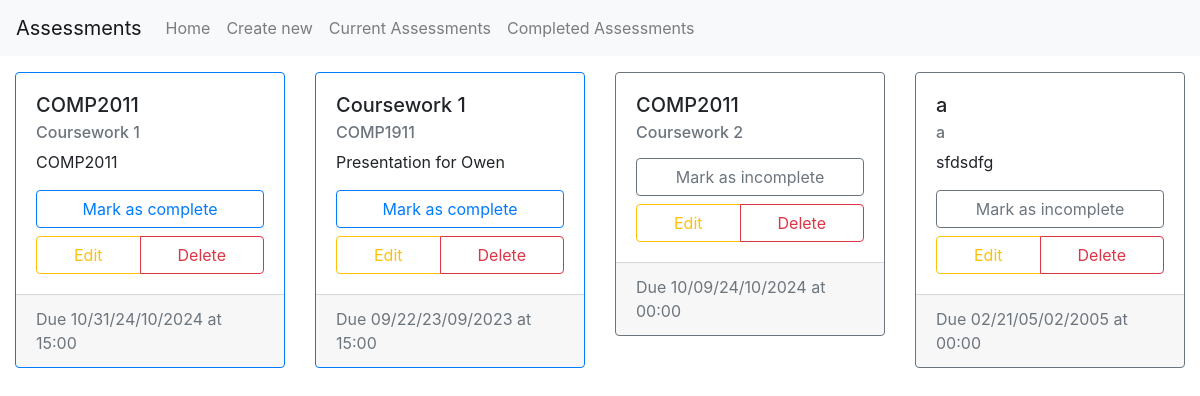
Before: / with the older database file.
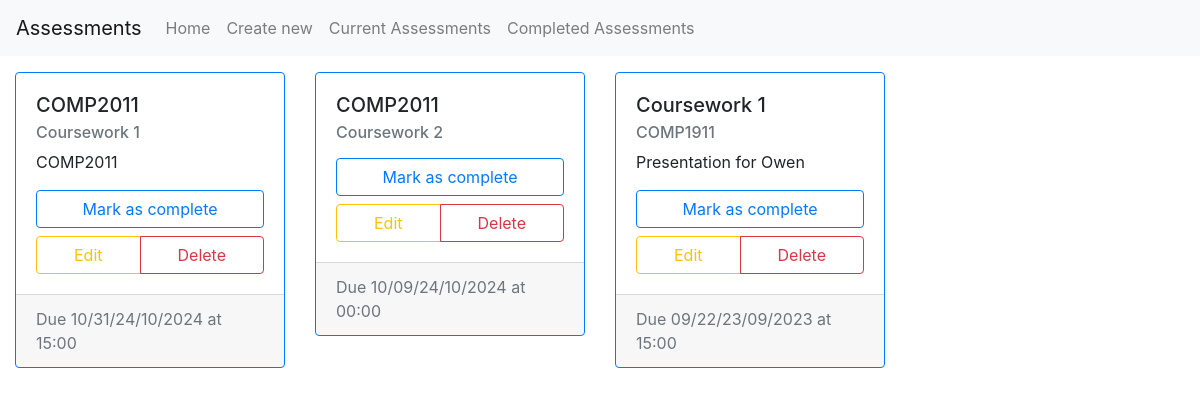
After: the same page with the newer database file.
### app/models.py (models this page shows)
class Assessment(db.Model):
    id = db.Column(db.Integer, primary_key=True)
    title = db.Column(db.String(80), nullable=False)
    module = db.Column(db.String(10), nullable=False)
    deadline = db.Column(db.DateTime)
    description = db.Column(db.String(500))
    completed = db.Column(db.Boolean)

### app/views.py (the view)
@app.route('/', methods=['GET', 'POST'])
def home():
    data = db.session.execute(db.select(Assessment).order_by(Assessment.completed)).all()
    assessments = []
    for assessment in data:
        assessments.append(formatAssessment(assessment[0]))
    if not assessments:
        flash("No assessments to display")
    return render_template("home.html", title="Home", assessments=assessments)

### app/views.py (called while the page is built)
def formatAssessment(assessment):
    return {
            "id": assessment.id,
            "title": assessment.title,
            "module": assessment.module,
            "description": assessment.description,
            "dueDate": assessment.deadline.strftime("%D/%m/%Y"),
            "dueTime": assessment.deadline.strftime("%H:%M"),
            "completed": assessment.completed
        }

### app/templates/home.html (shortened to what this page needs)
{% extends "base.html" %} {% from "card.html" import newCard %} {% block content
%}
<div class="container-fluid">
	<div class="row">
		{% for assessment in assessments %}
		<div class="col col-12 col-sm-6 col-lg-4 col-xl-3 mb-4">
			{{ newCard(assessment) }}
		</div>
		{% endfor %}
	</div>
</div>
{% endblock content %}

### app/templates/base.html (shortened to what this page needs)
<!DOCTYPE html>
<html>
  <head>
    <link
      rel="stylesheet"
      href="https://stackpath.bootstrapcdn.com/bootstrap/4.2.1/css/bootstrap.min.css"
    />
  </head>
  <body>
    <nav class="navbar navbar-expand-sm navbar-light bg-light mb-3">
      <a href="/" class="navbar-brand">Assessments</a>
      <div class="collapse navbar-collapse" id="navbarSupportedContent">
        <ul class="navbar-nav mr-auto">
          <li class="nav-item">
            <a href="/" class="nav-link"
              >Home <span class="sr-only">(current)</span></a
            >
          </li>
          <li class="nav-item">
            <a href="/create" class="nav-link">Create new</a>
          </li>
          <li class="nav-item">
            <a href="/current" class="nav-link">Current Assessments</a>
          </li>
          <li class="nav-item">
            <a href="/completed" class="nav-link">Completed Assessments</a>
          </li>
        </ul>
      </div>
    </nav>
    {% block content %}{% endblock content %}
  </body>
</html>

### app/templates/card.html
{% macro newCard(cardData) -%}
<div
  class="card {% if cardData.completed %}border-secondary{% else %}border-primary{% endif %}"
>
  <div class="card-body">
    <h5 class="card-title">{{ cardData.module }}</h5>
    <h6 class="card-subtitle mb-2 text-muted">{{ cardData.title }}</h6>
    <p class="card-text">{{ cardData.description }}</p>
    <a href="/toggle-completed/{{ cardData.id }}" class="text-decoration-none">
      {% if cardData.completed %}
      <button type="button" class="btn btn-outline-secondary btn-block">
        Mark as incomplete
      </button>
      {% else %}
      <button type="button" class="btn btn-outline-primary btn-block">
        Mark as complete
      </button>
      {% endif %}
    </a>
    <div class="btn-group btn-block mt-2" role="group">
      <a
        type="button"
        class="btn btn-outline-warning"
        href="/edit/{{ cardData.id }}"
        >Edit</a
      >
      <a
        type="button"
        class="btn btn-outline-danger"
        href="/delete/{{ cardData.id }}"
        >Delete</a
      >
    </div>
  </div>
  <div class="card-footer text-muted">
    Due {{ cardData.dueDate }} at {{ cardData.dueTime }}
  </div>
</div>
{%- endmacro %}

Changed rows visible on the page:
removed Assessment: module "a", title "a", description "sfdsdfg", completed "Mark as incomplete", dueDate "02/21/05/02/2005", dueTime "00:00"
changed Assessment "Coursework 2": completed "Mark as incomplete" → "Mark as complete"; moves up the list
